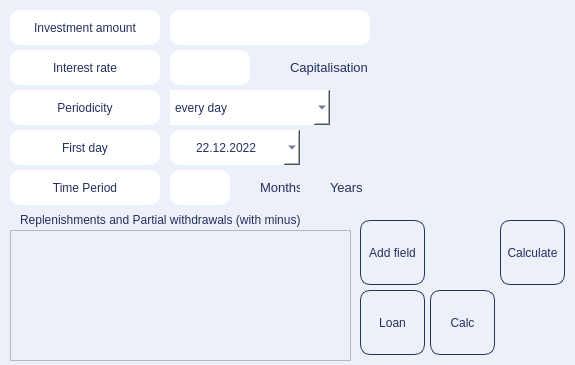
<?xml version="1.0" encoding="UTF-8"?>
<ui version="4.0">
 <class>DeposCalc</class>
 <widget class="QStackedWidget" name="DeposCalc">
  <property name="geometry">
   <rect>
    <x>0</x>
    <y>0</y>
    <width>575</width>
    <height>365</height>
   </rect>
  </property>
  <property name="windowTitle">
   <string>StackedWidget</string>
  </property>
  <property name="styleSheet">
   <string notr="true">* {
background: rgb(236, 240, 249);
color: rgb(36, 48, 94);
}</string>
  </property>
  <property name="currentIndex">
   <number>0</number>
  </property>
  <widget class="QWidget" name="Form">
   <widget class="QPushButton" name="toCalc">
    <property name="geometry">
     <rect>
      <x>430</x>
      <y>290</y>
      <width>65</width>
      <height>65</height>
     </rect>
    </property>
    <property name="styleSheet">
     <string notr="true">* {
border: 1px solid rgb(36, 48, 94);
border-radius: 10px;
background-color: rgb(236, 240, 249);
color: rgb(36, 48, 94);
}</string>
    </property>
    <property name="text">
     <string>Calc</string>
    </property>
   </widget>
   <widget class="QLabel" name="Sign">
    <property name="geometry">
     <rect>
      <x>500</x>
      <y>290</y>
      <width>65</width>
      <height>65</height>
     </rect>
    </property>
    <property name="styleSheet">
     <string notr="true">border-radius: 10px;</string>
    </property>
    <property name="text">
     <string/>
    </property>
    <property name="pixmap">
     <pixmap resource="../resource.qrc">:/images/resource/sign.jpeg</pixmap>
    </property>
    <property name="scaledContents">
     <bool>true</bool>
    </property>
   </widget>
   <widget class="QPushButton" name="toCred">
    <property name="geometry">
     <rect>
      <x>360</x>
      <y>290</y>
      <width>65</width>
      <height>65</height>
     </rect>
    </property>
    <property name="styleSheet">
     <string notr="true">* {
border: 1px solid rgb(36, 48, 94);
border-radius: 10px;
background-color: rgb(236, 240, 249);
color: rgb(36, 48, 94);
}</string>
    </property>
    <property name="text">
     <string>Loan</string>
    </property>
   </widget>
   <widget class="QPushButton" name="calculate">
    <property name="geometry">
     <rect>
      <x>500</x>
      <y>220</y>
      <width>65</width>
      <height>65</height>
     </rect>
    </property>
    <property name="styleSheet">
     <string notr="true">* {
border: 1px solid rgb(36, 48, 94);
border-radius: 10px;
background-color: rgb(236, 240, 249);
color: rgb(36, 48, 94);
}</string>
    </property>
    <property name="text">
     <string>Calculate</string>
    </property>
   </widget>
   <widget class="QLineEdit" name="amountEdit">
    <property name="geometry">
     <rect>
      <x>170</x>
      <y>10</y>
      <width>200</width>
      <height>35</height>
     </rect>
    </property>
    <property name="styleSheet">
     <string notr="true">* {
border-radius: 10px;
background-color: #FFF;
color: rgb(36, 48, 94);
padding: 10px;
}</string>
    </property>
    <property name="maxLength">
     <number>25</number>
    </property>
    <property name="alignment">
     <set>Qt::AlignRight|Qt::AlignTrailing|Qt::AlignVCenter</set>
    </property>
   </widget>
   <widget class="QLineEdit" name="interestEdit">
    <property name="geometry">
     <rect>
      <x>170</x>
      <y>50</y>
      <width>80</width>
      <height>35</height>
     </rect>
    </property>
    <property name="styleSheet">
     <string notr="true">* {
border-radius: 10px;
background-color: #FFF;
color: rgb(36, 48, 94);
}</string>
    </property>
    <property name="maxLength">
     <number>5</number>
    </property>
    <property name="alignment">
     <set>Qt::AlignCenter</set>
    </property>
   </widget>
   <widget class="QLineEdit" name="termEdit">
    <property name="geometry">
     <rect>
      <x>170</x>
      <y>170</y>
      <width>60</width>
      <height>35</height>
     </rect>
    </property>
    <property name="styleSheet">
     <string notr="true">* {
border-radius: 10px;
background-color: #FFF;
color: rgb(36, 48, 94);
}</string>
    </property>
    <property name="alignment">
     <set>Qt::AlignCenter</set>
    </property>
   </widget>
   <widget class="QLabel" name="amount">
    <property name="geometry">
     <rect>
      <x>10</x>
      <y>10</y>
      <width>150</width>
      <height>35</height>
     </rect>
    </property>
    <property name="styleSheet">
     <string notr="true">* {
border-radius: 10px;
background-color: #FFF;
color: rgb(36, 48, 94);
}</string>
    </property>
    <property name="text">
     <string>Investment amount</string>
    </property>
    <property name="alignment">
     <set>Qt::AlignCenter</set>
    </property>
   </widget>
   <widget class="QLabel" name="interest">
    <property name="geometry">
     <rect>
      <x>10</x>
      <y>50</y>
      <width>150</width>
      <height>35</height>
     </rect>
    </property>
    <property name="styleSheet">
     <string notr="true">* {
border-radius: 10px;
background-color: #FFF;
color: rgb(36, 48, 94);
}</string>
    </property>
    <property name="text">
     <string>Interest rate</string>
    </property>
    <property name="alignment">
     <set>Qt::AlignCenter</set>
    </property>
   </widget>
   <widget class="QLabel" name="term">
    <property name="geometry">
     <rect>
      <x>10</x>
      <y>170</y>
      <width>150</width>
      <height>35</height>
     </rect>
    </property>
    <property name="styleSheet">
     <string notr="true">* {
border-radius: 10px;
background-color: #FFF;
color: rgb(36, 48, 94);
}</string>
    </property>
    <property name="text">
     <string>Time Period</string>
    </property>
    <property name="alignment">
     <set>Qt::AlignCenter</set>
    </property>
   </widget>
   <widget class="QCheckBox" name="capitalisation">
    <property name="geometry">
     <rect>
      <x>270</x>
      <y>50</y>
      <width>100</width>
      <height>35</height>
     </rect>
    </property>
    <property name="font">
     <font>
      <pointsize>10</pointsize>
     </font>
    </property>
    <property name="styleSheet">
     <string notr="true">QCheckBox {
spacing: 5px;
color: rgb(36, 48, 94);
}

QCheckBox::indicator {
width: 15px;
height: 15px;
background-color: rgb(236, 240, 249);
}

QCheckBox::indicator:unchecked {
    image: url(:/images/resource/Vector 2.svg);
}

QCheckBox::indicator:checked {
border: none;
image: url(:/images/resource/Group 8.svg);
}</string>
    </property>
    <property name="text">
     <string>Capitalisation</string>
    </property>
   </widget>
   <widget class="QComboBox" name="comboBox">
    <property name="geometry">
     <rect>
      <x>170</x>
      <y>90</y>
      <width>160</width>
      <height>35</height>
     </rect>
    </property>
    <property name="styleSheet">
     <string notr="true">* {
border-radius: 0px;
background-color: #FFF;
color: rgb(36, 48, 94);
}</string>
    </property>
    <property name="currentText">
     <string>every day</string>
    </property>
    <item>
     <property name="text">
      <string>every day</string>
     </property>
    </item>
    <item>
     <property name="text">
      <string>every week</string>
     </property>
    </item>
    <item>
     <property name="text">
      <string>once per month</string>
     </property>
    </item>
    <item>
     <property name="text">
      <string>once per quarter</string>
     </property>
    </item>
    <item>
     <property name="text">
      <string>semiannually</string>
     </property>
    </item>
    <item>
     <property name="text">
      <string>once per year</string>
     </property>
    </item>
   </widget>
   <widget class="QLabel" name="Periodicity">
    <property name="geometry">
     <rect>
      <x>10</x>
      <y>90</y>
      <width>150</width>
      <height>35</height>
     </rect>
    </property>
    <property name="styleSheet">
     <string notr="true">* {
border-radius: 10px;
background-color: #FFF;
color: rgb(36, 48, 94);
}</string>
    </property>
    <property name="text">
     <string>Periodicity</string>
    </property>
    <property name="alignment">
     <set>Qt::AlignCenter</set>
    </property>
   </widget>
   <widget class="QScrollArea" name="scrollArea">
    <property name="geometry">
     <rect>
      <x>10</x>
      <y>230</y>
      <width>341</width>
      <height>131</height>
     </rect>
    </property>
    <property name="verticalScrollBarPolicy">
     <enum>Qt::ScrollBarAsNeeded</enum>
    </property>
    <property name="horizontalScrollBarPolicy">
     <enum>Qt::ScrollBarAlwaysOff</enum>
    </property>
    <property name="widgetResizable">
     <bool>true</bool>
    </property>
    <widget class="QWidget" name="scrollAreaWidgetContents">
     <property name="geometry">
      <rect>
       <x>0</x>
       <y>0</y>
       <width>339</width>
       <height>129</height>
      </rect>
     </property>
     <layout class="QVBoxLayout" name="verticalLayout_2">
      <item>
       <layout class="QVBoxLayout" name="verticalLayout"/>
      </item>
     </layout>
    </widget>
   </widget>
   <widget class="QCheckBox" name="checkM">
    <property name="geometry">
     <rect>
      <x>240</x>
      <y>170</y>
      <width>60</width>
      <height>35</height>
     </rect>
    </property>
    <property name="font">
     <font>
      <pointsize>10</pointsize>
     </font>
    </property>
    <property name="styleSheet">
     <string notr="true">QCheckBox {
spacing: 5px;
color: rgb(36, 48, 94);
}

QCheckBox::indicator {
width: 15px;
height: 15px;
background-color: rgb(236, 240, 249);
}

QCheckBox::indicator:unchecked {
    image: url(:/images/resource/Vector 2.svg);
}

QCheckBox::indicator:checked {
border: none;
image: url(:/images/resource/Group 8.svg);
}</string>
    </property>
    <property name="text">
     <string>Months</string>
    </property>
    <property name="tristate">
     <bool>false</bool>
    </property>
   </widget>
   <widget class="QCheckBox" name="checkY">
    <property name="geometry">
     <rect>
      <x>310</x>
      <y>170</y>
      <width>60</width>
      <height>35</height>
     </rect>
    </property>
    <property name="font">
     <font>
      <pointsize>10</pointsize>
     </font>
    </property>
    <property name="styleSheet">
     <string notr="true">QCheckBox {
spacing: 5px;
color: rgb(36, 48, 94);
}

QCheckBox::indicator {
width: 15px;
height: 15px;
background-color: rgb(236, 240, 249);
}

QCheckBox::indicator:unchecked {
    image: url(:/images/resource/Vector 2.svg);
}

QCheckBox::indicator:checked {
border: none;
image: url(:/images/resource/Group 8.svg);
}</string>
    </property>
    <property name="text">
     <string>Years</string>
    </property>
    <property name="tristate">
     <bool>false</bool>
    </property>
   </widget>
   <widget class="QDateEdit" name="start">
    <property name="geometry">
     <rect>
      <x>170</x>
      <y>130</y>
      <width>130</width>
      <height>35</height>
     </rect>
    </property>
    <property name="styleSheet">
     <string notr="true">* {
border-radius: 10px;
background-color: #FFF;
color: rgb(36, 48, 94);
}

QCalendarWidget QToolButton::menu-indicator {
    image: none; 
}</string>
    </property>
    <property name="alignment">
     <set>Qt::AlignCenter</set>
    </property>
    <property name="dateTime">
     <datetime>
      <hour>0</hour>
      <minute>0</minute>
      <second>0</second>
      <year>2022</year>
      <month>12</month>
      <day>22</day>
     </datetime>
    </property>
    <property name="minimumDate">
     <date>
      <year>1900</year>
      <month>1</month>
      <day>1</day>
     </date>
    </property>
    <property name="displayFormat">
     <string>dd.MM.yyyy</string>
    </property>
    <property name="calendarPopup">
     <bool>true</bool>
    </property>
   </widget>
   <widget class="QLabel" name="date">
    <property name="geometry">
     <rect>
      <x>10</x>
      <y>130</y>
      <width>150</width>
      <height>35</height>
     </rect>
    </property>
    <property name="styleSheet">
     <string notr="true">* {
border-radius: 10px;
background-color: #FFF;
color: rgb(36, 48, 94);
}</string>
    </property>
    <property name="text">
     <string>First day</string>
    </property>
    <property name="alignment">
     <set>Qt::AlignCenter</set>
    </property>
   </widget>
   <widget class="QPushButton" name="add">
    <property name="enabled">
     <bool>true</bool>
    </property>
    <property name="geometry">
     <rect>
      <x>360</x>
      <y>220</y>
      <width>65</width>
      <height>65</height>
     </rect>
    </property>
    <property name="autoFillBackground">
     <bool>false</bool>
    </property>
    <property name="styleSheet">
     <string notr="true">* {
border: 1px solid rgb(36, 48, 94);
border-radius: 10px;
background-color: rgb(236, 240, 249);
color: rgb(36, 48, 94);
}</string>
    </property>
    <property name="text">
     <string>Add field</string>
    </property>
   </widget>
   <widget class="QLabel" name="label">
    <property name="geometry">
     <rect>
      <x>20</x>
      <y>210</y>
      <width>321</width>
      <height>20</height>
     </rect>
    </property>
    <property name="text">
     <string>Replenishments and Partial withdrawals (with minus)</string>
    </property>
   </widget>
  </widget>
  <widget class="QWidget" name="Result">
   <widget class="QPushButton" name="back">
    <property name="geometry">
     <rect>
      <x>500</x>
      <y>220</y>
      <width>65</width>
      <height>65</height>
     </rect>
    </property>
    <property name="styleSheet">
     <string notr="true">* {
border: 1px solid rgb(36, 48, 94);
border-radius: 10px;
background-color: rgb(236, 240, 249);
color: rgb(36, 48, 94);
}</string>
    </property>
    <property name="text">
     <string>Back</string>
    </property>
   </widget>
   <widget class="QLabel" name="Sign_2">
    <property name="geometry">
     <rect>
      <x>500</x>
      <y>290</y>
      <width>65</width>
      <height>65</height>
     </rect>
    </property>
    <property name="styleSheet">
     <string notr="true">border-radius: 10px;</string>
    </property>
    <property name="text">
     <string/>
    </property>
    <property name="pixmap">
     <pixmap resource="../resource.qrc">:/images/resource/sign.jpeg</pixmap>
    </property>
    <property name="scaledContents">
     <bool>true</bool>
    </property>
   </widget>
   <widget class="QLabel" name="tp">
    <property name="geometry">
     <rect>
      <x>10</x>
      <y>250</y>
      <width>140</width>
      <height>30</height>
     </rect>
    </property>
    <property name="font">
     <font>
      <pointsize>14</pointsize>
     </font>
    </property>
    <property name="styleSheet">
     <string notr="true">* {
border-radius: 10px;
background: rgb(236, 240, 249);
color: rgb(36, 48, 94);
}</string>
    </property>
    <property name="text">
     <string>Deposit amount</string>
    </property>
    <property name="alignment">
     <set>Qt::AlignCenter</set>
    </property>
   </widget>
   <widget class="QLabel" name="total">
    <property name="geometry">
     <rect>
      <x>160</x>
      <y>250</y>
      <width>250</width>
      <height>30</height>
     </rect>
    </property>
    <property name="font">
     <font>
      <pointsize>14</pointsize>
     </font>
    </property>
    <property name="styleSheet">
     <string notr="true">* {
border-radius: 10px;
background: #FFF;
color: rgb(36, 48, 94);
}</string>
    </property>
    <property name="text">
     <string/>
    </property>
    <property name="alignment">
     <set>Qt::AlignCenter</set>
    </property>
   </widget>
   <widget class="QLabel" name="tAm">
    <property name="geometry">
     <rect>
      <x>10</x>
      <y>110</y>
      <width>140</width>
      <height>30</height>
     </rect>
    </property>
    <property name="font">
     <font>
      <pointsize>14</pointsize>
     </font>
    </property>
    <property name="styleSheet">
     <string notr="true">* {
border-radius: 10px;
background: rgb(236, 240, 249);
color: rgb(36, 48, 94);
}</string>
    </property>
    <property name="text">
     <string>Tax amount</string>
    </property>
    <property name="alignment">
     <set>Qt::AlignCenter</set>
    </property>
   </widget>
   <widget class="QLabel" name="extraAmo">
    <property name="geometry">
     <rect>
      <x>160</x>
      <y>40</y>
      <width>250</width>
      <height>30</height>
     </rect>
    </property>
    <property name="font">
     <font>
      <pointsize>14</pointsize>
     </font>
    </property>
    <property name="styleSheet">
     <string notr="true">* {
border-radius: 10px;
background: #FFF;
color: rgb(36, 48, 94);
}</string>
    </property>
    <property name="text">
     <string/>
    </property>
    <property name="alignment">
     <set>Qt::AlignCenter</set>
    </property>
   </widget>
   <widget class="QLabel" name="accint">
    <property name="geometry">
     <rect>
      <x>10</x>
      <y>40</y>
      <width>140</width>
      <height>30</height>
     </rect>
    </property>
    <property name="font">
     <font>
      <pointsize>14</pointsize>
     </font>
    </property>
    <property name="styleSheet">
     <string notr="true">* {
border-radius: 10px;
background: rgb(236, 240, 249);
color: rgb(36, 48, 94);
}</string>
    </property>
    <property name="text">
     <string>Accrued interest</string>
    </property>
    <property name="alignment">
     <set>Qt::AlignCenter</set>
    </property>
   </widget>
   <widget class="QLabel" name="taxAmo">
    <property name="geometry">
     <rect>
      <x>160</x>
      <y>110</y>
      <width>250</width>
      <height>30</height>
     </rect>
    </property>
    <property name="font">
     <font>
      <pointsize>14</pointsize>
     </font>
    </property>
    <property name="styleSheet">
     <string notr="true">* {
border-radius: 10px;
background: #FFF;
color: rgb(36, 48, 94);
}</string>
    </property>
    <property name="text">
     <string/>
    </property>
    <property name="alignment">
     <set>Qt::AlignCenter</set>
    </property>
   </widget>
   <widget class="QLabel" name="fInt">
    <property name="geometry">
     <rect>
      <x>10</x>
      <y>180</y>
      <width>140</width>
      <height>30</height>
     </rect>
    </property>
    <property name="font">
     <font>
      <pointsize>14</pointsize>
     </font>
    </property>
    <property name="styleSheet">
     <string notr="true">* {
border-radius: 10px;
background: rgb(236, 240, 249);
color: rgb(36, 48, 94);
}</string>
    </property>
    <property name="text">
     <string>Effective interest rate</string>
    </property>
    <property name="alignment">
     <set>Qt::AlignCenter</set>
    </property>
   </widget>
   <widget class="QLabel" name="finalInterest">
    <property name="geometry">
     <rect>
      <x>160</x>
      <y>180</y>
      <width>120</width>
      <height>30</height>
     </rect>
    </property>
    <property name="font">
     <font>
      <pointsize>14</pointsize>
     </font>
    </property>
    <property name="styleSheet">
     <string notr="true">* {
border-radius: 10px;
background: #FFF;
color: rgb(36, 48, 94);
}</string>
    </property>
    <property name="text">
     <string/>
    </property>
    <property name="alignment">
     <set>Qt::AlignCenter</set>
    </property>
   </widget>
  </widget>
 </widget>
 <resources>
  <include location="../resource.qrc"/>
 </resources>
 <connections/>
</ui>
